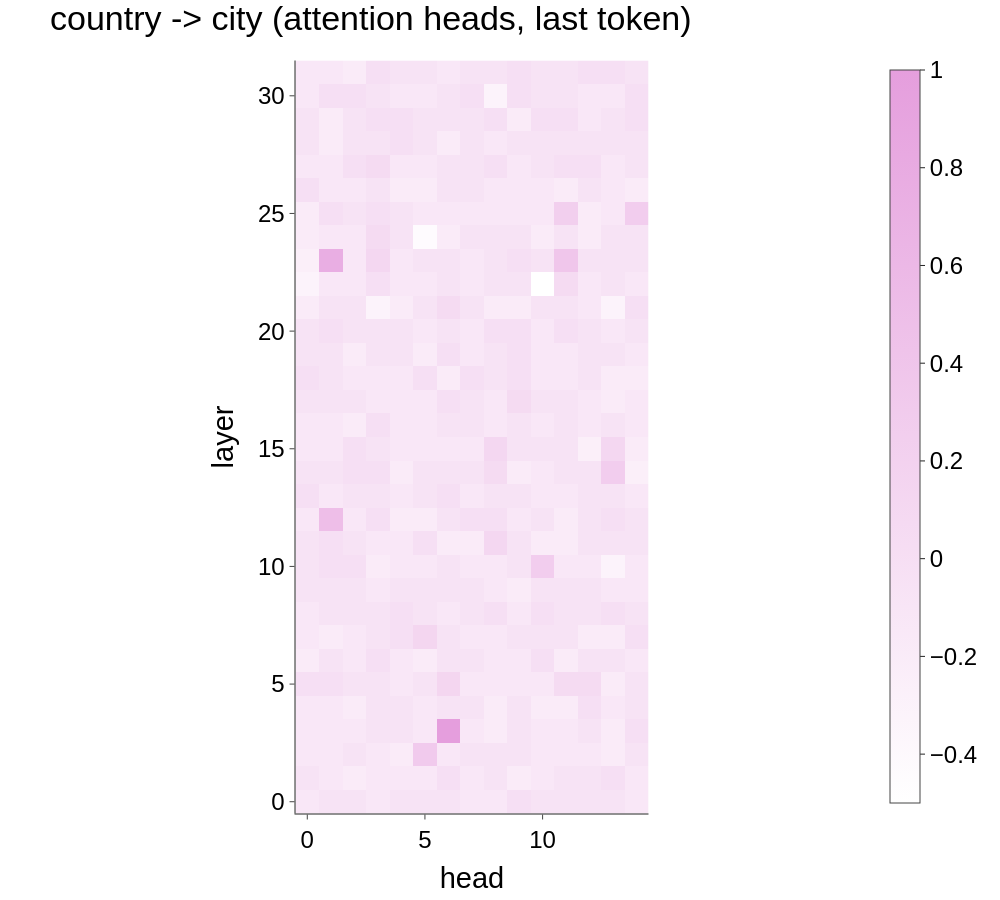

Write notebook code for a chart like this one.
### Code cell
# visualize our results!
fig = px.imshow(
    causal_effects,
    x=list(range(model.config.num_attention_heads)),
    y=LAYERS_TO_CHECK,
    template='simple_white',
    color_continuous_scale=[[0, '#FFFFFF'], [1, "#E59EDD"]]
)

fig.update_layout(
    title='country -> city (attention heads, last token)',
    xaxis_title='head',
    yaxis_title='layer',
    yaxis=dict(autorange='min'),
    font=dict(
        family="Arial, sans-serif",
        size=24,
        color="black"
    ),
    height=900,
    width=1000
)

fig.show()

# top 5 cabezas con más efecto, para comparar con layer 26 / head 10 de Eiffel vs Tokyo
import numpy as np
effects = np.array(causal_effects, dtype=float)
top = np.argsort(effects.ravel())[::-1][:5]
for flat in top:
    l, h = divmod(int(flat), effects.shape[1])
    print(f"layer {LAYERS_TO_CHECK[l]}, head {h}: effect = {effects[l, h]:.2f}")
print("efecto de layer 26 / head 10 (la de Eiffel vs Tokyo):", f"{effects[LAYERS_TO_CHECK.index(26), 10]:.2f}")

# TERRON

### Figure 1 — Plotly figure (JSON) as saved in the notebook; plotly's stock layout.template omitted (floating-point values rounded to 4 significant figures; data arrays with more than 128 entries replaced by an {"elided": "..."} marker saying what was removed)
{"data": [{"coloraxis": "coloraxis", "hovertemplate": "x: %{x}<br>y: %{y}<br>color: %{z}<extra></extra>", "name": "0", "type": "heatmap", "x": [0, 1, 2, 3, 4, 5, 6, 7, 8, 9, 10, 11, 12, 13, 14], "xaxis": "x", "y": [0, 1, 2, 3, 4, 5, 6, 7, 8, 9, 10, 11, 12, 13, 14, 15, 16, 17, 18, 19, 20, 21, 22, 23, 24, 25, 26, 27, 28, 29, 30, 31], "yaxis": "y", "z": {"elided": "32x15 float values"}}], "layout": {"coloraxis": {"colorscale": [[0, "#FFFFFF"], [1, "#E59EDD"]]}, "font": {"color": "black", "family": "Arial, sans-serif", "size": 24}, "height": 900, "margin": {"t": 60}, "title": {"text": "country -> city (attention heads, last token)"}, "width": 1000, "xaxis": {"anchor": "y", "constrain": "domain", "domain": [0.0, 1.0], "scaleanchor": "y", "title": {"text": "head"}}, "yaxis": {"anchor": "x", "autorange": "min", "constrain": "domain", "domain": [0.0, 1.0], "title": {"text": "layer"}}}}
